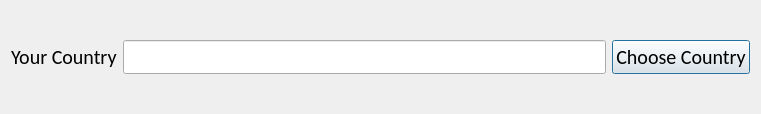
<?xml version="1.0" encoding="UTF-8"?>
<ui version="4.0">
 <class>Dialog</class>
 <widget class="QDialog" name="Dialog">
  <property name="geometry">
   <rect>
    <x>0</x>
    <y>0</y>
    <width>761</width>
    <height>114</height>
   </rect>
  </property>
  <property name="windowTitle">
   <string>Dialog</string>
  </property>
  <layout class="QGridLayout" name="gridLayout">
   <item row="0" column="0">
    <layout class="QHBoxLayout" name="horizontalLayout">
     <item>
      <widget class="QLabel" name="label">
       <property name="font">
        <font>
         <family>Calibri</family>
         <pointsize>15</pointsize>
        </font>
       </property>
       <property name="text">
        <string>Your Country</string>
       </property>
      </widget>
     </item>
     <item>
      <widget class="QLineEdit" name="lineEditCountry">
       <property name="font">
        <font>
         <family>Calibri</family>
         <pointsize>15</pointsize>
        </font>
       </property>
      </widget>
     </item>
     <item>
      <widget class="QPushButton" name="pushButtonCountry">
       <property name="font">
        <font>
         <family>Calibri</family>
         <pointsize>15</pointsize>
        </font>
       </property>
       <property name="text">
        <string>Choose Country</string>
       </property>
      </widget>
     </item>
    </layout>
   </item>
  </layout>
 </widget>
 <resources/>
 <connections/>
</ui>
